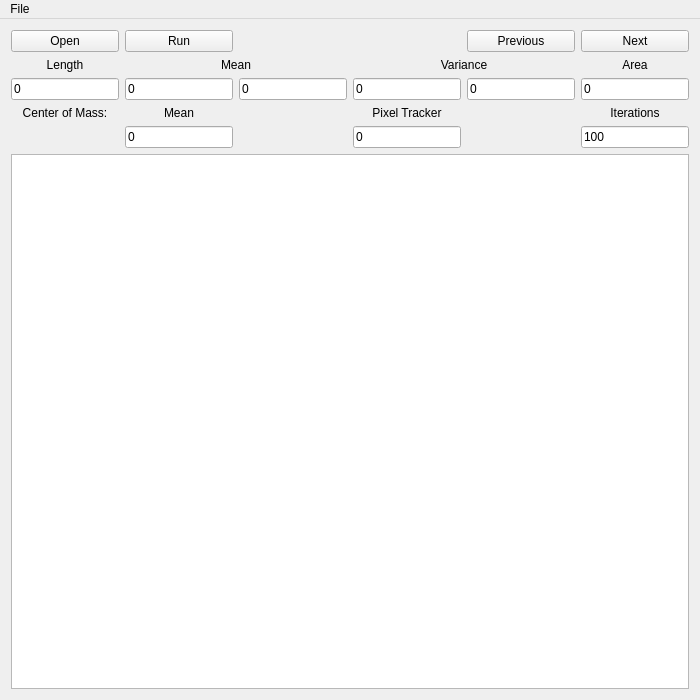
<?xml version="1.0" encoding="UTF-8"?>
<ui version="4.0">
 <class>MainWindow</class>
 <widget class="QMainWindow" name="MainWindow">
  <property name="geometry">
   <rect>
    <x>0</x>
    <y>0</y>
    <width>700</width>
    <height>700</height>
   </rect>
  </property>
  <property name="windowTitle">
   <string>Region Tracking</string>
  </property>
  <widget class="QWidget" name="centralWidget">
   <layout class="QVBoxLayout" name="verticalLayout">
    <item>
     <layout class="QGridLayout" name="gridLayout">
      <property name="sizeConstraint">
       <enum>QLayout::SetMaximumSize</enum>
      </property>
      <property name="topMargin">
       <number>0</number>
      </property>
      <item row="2" column="1" colspan="2">
       <widget class="QLabel" name="mean_label">
        <property name="text">
         <string>Mean</string>
        </property>
        <property name="alignment">
         <set>Qt::AlignCenter</set>
        </property>
       </widget>
      </item>
      <item row="3" column="2">
       <widget class="QLineEdit" name="mean_outside_edit">
        <property name="text">
         <string>0</string>
        </property>
       </widget>
      </item>
      <item row="5" column="5">
       <widget class="QLineEdit" name="iterations_edit">
        <property name="text">
         <string>100</string>
        </property>
       </widget>
      </item>
      <item row="3" column="1">
       <widget class="QLineEdit" name="mean_inside_edit">
        <property name="text">
         <string>0</string>
        </property>
       </widget>
      </item>
      <item row="1" column="0">
       <widget class="QPushButton" name="open_button">
        <property name="text">
         <string>Open</string>
        </property>
       </widget>
      </item>
      <item row="1" column="5">
       <widget class="QPushButton" name="next_button">
        <property name="text">
         <string>Next</string>
        </property>
       </widget>
      </item>
      <item row="5" column="1">
       <widget class="QLineEdit" name="com_edit">
        <property name="text">
         <string>0</string>
        </property>
       </widget>
      </item>
      <item row="3" column="4">
       <widget class="QLineEdit" name="variance_outside_edit">
        <property name="text">
         <string>0</string>
        </property>
       </widget>
      </item>
      <item row="1" column="4">
       <widget class="QPushButton" name="previous_button">
        <property name="text">
         <string>Previous</string>
        </property>
       </widget>
      </item>
      <item row="1" column="1">
       <widget class="QPushButton" name="run_button">
        <property name="text">
         <string>Run</string>
        </property>
       </widget>
      </item>
      <item row="3" column="0">
       <widget class="QLineEdit" name="length_edit">
        <property name="text">
         <string>0</string>
        </property>
       </widget>
      </item>
      <item row="6" column="0" colspan="6">
       <widget class="QGraphicsView" name="graphicsView"/>
      </item>
      <item row="2" column="3" colspan="2">
       <widget class="QLabel" name="variance_label">
        <property name="text">
         <string>Variance</string>
        </property>
        <property name="alignment">
         <set>Qt::AlignCenter</set>
        </property>
       </widget>
      </item>
      <item row="4" column="0">
       <widget class="QLabel" name="com_title_label">
        <property name="text">
         <string>Center of Mass:</string>
        </property>
        <property name="alignment">
         <set>Qt::AlignCenter</set>
        </property>
       </widget>
      </item>
      <item row="2" column="0">
       <widget class="QLabel" name="length_label">
        <property name="text">
         <string>Length</string>
        </property>
        <property name="alignment">
         <set>Qt::AlignCenter</set>
        </property>
       </widget>
      </item>
      <item row="3" column="3">
       <widget class="QLineEdit" name="variance_inside_edit">
        <property name="text">
         <string>0</string>
        </property>
       </widget>
      </item>
      <item row="2" column="5">
       <widget class="QLabel" name="area_label">
        <property name="text">
         <string>Area</string>
        </property>
        <property name="alignment">
         <set>Qt::AlignCenter</set>
        </property>
       </widget>
      </item>
      <item row="3" column="5">
       <widget class="QLineEdit" name="area_edit">
        <property name="text">
         <string>0</string>
        </property>
       </widget>
      </item>
      <item row="4" column="1">
       <widget class="QLabel" name="com_label">
        <property name="text">
         <string>Mean</string>
        </property>
        <property name="alignment">
         <set>Qt::AlignCenter</set>
        </property>
       </widget>
      </item>
      <item row="4" column="5">
       <widget class="QLabel" name="iterations_label">
        <property name="text">
         <string>Iterations</string>
        </property>
        <property name="alignment">
         <set>Qt::AlignCenter</set>
        </property>
       </widget>
      </item>
      <item row="5" column="3">
       <widget class="QLineEdit" name="pixel_edit">
        <property name="text">
         <string>0</string>
        </property>
       </widget>
      </item>
      <item row="4" column="3">
       <widget class="QLabel" name="pixel_label">
        <property name="text">
         <string>Pixel Tracker</string>
        </property>
        <property name="alignment">
         <set>Qt::AlignCenter</set>
        </property>
       </widget>
      </item>
     </layout>
    </item>
   </layout>
  </widget>
  <widget class="QMenuBar" name="menuBar">
   <property name="geometry">
    <rect>
     <x>0</x>
     <y>0</y>
     <width>700</width>
     <height>22</height>
    </rect>
   </property>
   <property name="defaultUp">
    <bool>false</bool>
   </property>
   <widget class="QMenu" name="menuOpen">
    <property name="title">
     <string>File</string>
    </property>
    <addaction name="actionOpen"/>
    <addaction name="actionRun"/>
   </widget>
   <addaction name="menuOpen"/>
  </widget>
  <action name="actionOpen">
   <property name="text">
    <string>Open</string>
   </property>
  </action>
  <action name="actionRun">
   <property name="text">
    <string>Run</string>
   </property>
  </action>
 </widget>
 <layoutdefault spacing="6" margin="11"/>
 <resources/>
 <connections/>
</ui>
